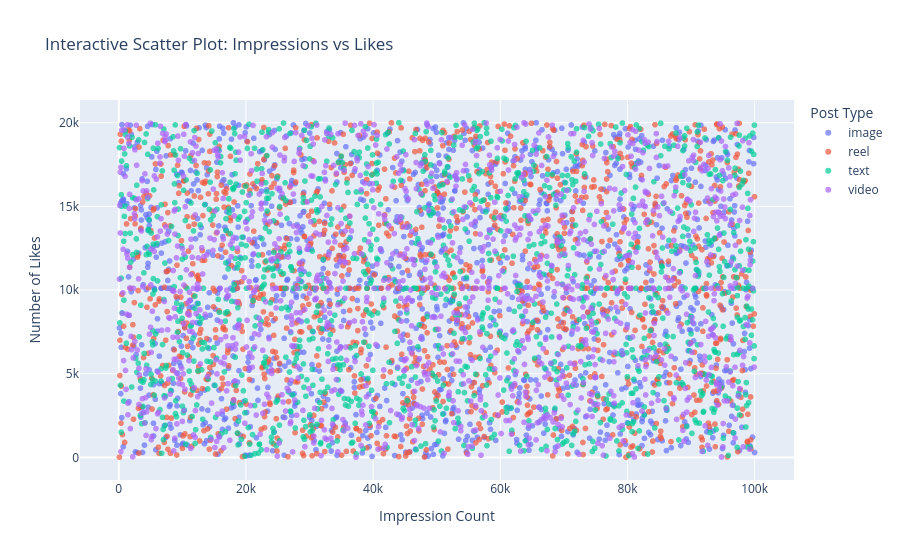

Write notebook code for a chart like this one.
### Code cell
import plotly.express as px

scatter_data = df.dropna(
    subset=["impression_count", "likes", "post_type"]
)

fig = px.scatter(
    scatter_data,
    x="impression_count",
    y="likes",
    color="post_type",
    hover_data=[
        "country",
        "engagement_rate",
        "comments",
        "shares"
    ],
    title="Interactive Scatter Plot: Impressions vs Likes",
    labels={
        "impression_count": "Impressions",
        "likes": "Likes",
        "post_type": "Post Type",
        "engagement_rate": "Engagement Rate"
    },
    opacity=0.7
)

fig.update_layout(
    xaxis_title="Impression Count",
    yaxis_title="Number of Likes",
    legend_title="Post Type"
)

fig.show()

### Figure 1 — Plotly figure (JSON) as saved in the notebook; plotly's stock layout.template omitted (floating-point values rounded to 4 significant figures; data arrays with more than 128 entries replaced by an {"elided": "..."} marker saying what was removed)
{"data": [{"customdata": {"elided": "1247x4 mixed values"}, "hovertemplate": "Post Type=image<br>Impressions=%{x}<br>Likes=%{y}<br>country=%{customdata[0]}<br>Engagement Rate=%{customdata[1]}<br>comments=%{customdata[2]}<br>shares=%{customdata[3]}<extra></extra>", "legendgroup": "image", "marker": {"color": "#636efa", "opacity": 0.7, "symbol": "circle"}, "mode": "markers", "name": "image", "showlegend": true, "type": "scattergl", "x": {"elided": "1247 int values"}, "xaxis": "x", "y": {"elided": "1247 float values"}, "yaxis": "y"}, {"customdata": {"elided": "1283x4 mixed values"}, "hovertemplate": "Post Type=reel<br>Impressions=%{x}<br>Likes=%{y}<br>country=%{customdata[0]}<br>Engagement Rate=%{customdata[1]}<br>comments=%{customdata[2]}<br>shares=%{customdata[3]}<extra></extra>", "legendgroup": "reel", "marker": {"color": "#EF553B", "opacity": 0.7, "symbol": "circle"}, "mode": "markers", "name": "reel", "showlegend": true, "type": "scattergl", "x": {"elided": "1283 int values"}, "xaxis": "x", "y": {"elided": "1283 float values"}, "yaxis": "y"}, {"customdata": {"elided": "1245x4 mixed values"}, "hovertemplate": "Post Type=text<br>Impressions=%{x}<br>Likes=%{y}<br>country=%{customdata[0]}<br>Engagement Rate=%{customdata[1]}<br>comments=%{customdata[2]}<br>shares=%{customdata[3]}<extra></extra>", "legendgroup": "text", "marker": {"color": "#00cc96", "opacity": 0.7, "symbol": "circle"}, "mode": "markers", "name": "text", "showlegend": true, "type": "scattergl", "x": {"elided": "1245 int values"}, "xaxis": "x", "y": {"elided": "1245 float values"}, "yaxis": "y"}, {"customdata": {"elided": "1225x4 mixed values"}, "hovertemplate": "Post Type=video<br>Impressions=%{x}<br>Likes=%{y}<br>country=%{customdata[0]}<br>Engagement Rate=%{customdata[1]}<br>comments=%{customdata[2]}<br>shares=%{customdata[3]}<extra></extra>", "legendgroup": "video", "marker": {"color": "#ab63fa", "opacity": 0.7, "symbol": "circle"}, "mode": "markers", "name": "video", "showlegend": true, "type": "scattergl", "x": {"elided": "1225 int values"}, "xaxis": "x", "y": {"elided": "1225 float values"}, "yaxis": "y"}], "layout": {"legend": {"title": {"text": "Post Type"}, "tracegroupgap": 0}, "title": {"text": "Interactive Scatter Plot: Impressions vs Likes"}, "xaxis": {"anchor": "y", "domain": [0, 1], "title": {"text": "Impression Count"}}, "yaxis": {"anchor": "x", "domain": [0, 1], "title": {"text": "Number of Likes"}}}}
